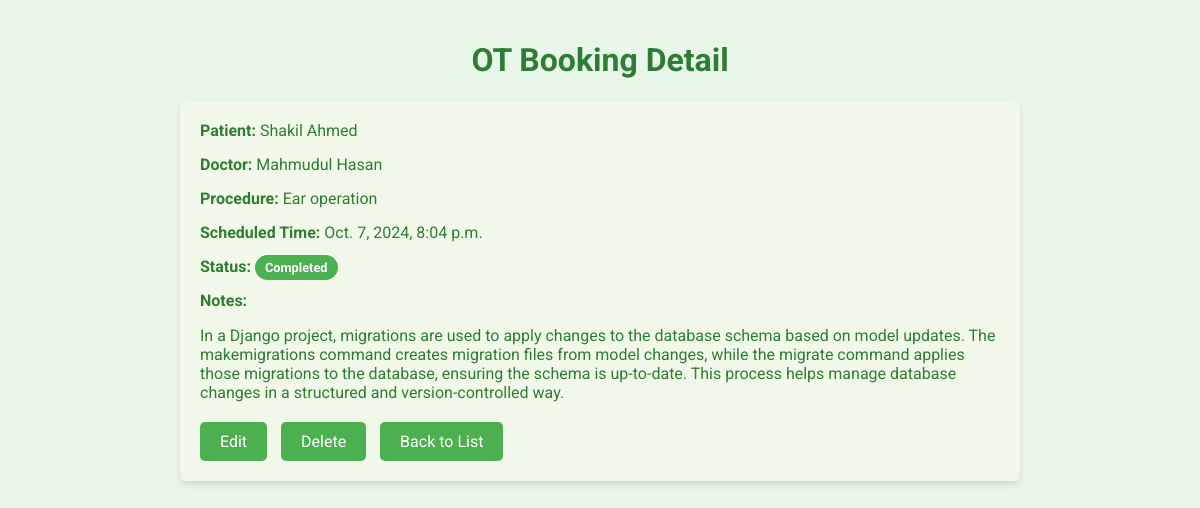
Screenshot of /ot-bookings/8/ (signed in) with the database file from the repository.
### hospital/models.py (models this page shows, shortened)
class OTBooking(models.Model):
    STATUS_CHOICES = [
        ('scheduled', 'Scheduled'),
        ('in_progress', 'In Progress'),
        ('completed', 'Completed'),
        ('cancelled', 'Cancelled'),
    ]
    patient = models.ForeignKey(Patient, on_delete=models.CASCADE)
    doctor = models.ForeignKey(Doctor, on_delete=models.CASCADE)
    scheduled_time = models.DateTimeField()
    end_time = models.DateTimeField(null=True, blank=True)
    procedure = models.CharField(max_length=200)
    status = models.CharField(max_length=20, choices=STATUS_CHOICES, default='scheduled')
    notes = models.TextField(blank=True)

class Patient(models.Model):
    PATIENT_TYPES = [
        ('indoor', 'Indoor'),
        ('outdoor', 'Outdoor'),
    ]
    name = models.CharField(max_length=200, null=True, blank=True)
    date_of_birth = models.DateField(null=True, blank=True)
    gender = models.CharField(max_length=10, null=True, blank=True,
                    choices=[('M', 'Male'), ('F', 'Female'), ('O', 'Other')])
    phone_number = models.CharField(max_length=15, null=True, blank=True)
    email = models.EmailField(null=True, blank=True)
    address = models.TextField(null=True, blank=True)
    photo = models.ImageField(upload_to='patient_photos/', null=True, blank=True)
    patient_type = models.CharField(max_length=7,
                                    choices=PATIENT_TYPES, default='outdoor')
    is_admitted = models.BooleanField(default=False)
    admission_date = models.DateTimeField(null=True, blank=True)
    discharge_date = models.DateTimeField(null=True, blank=True)
    bed = models.OneToOneField(Bed, on_delete=models.SET_NULL,
                               null=True, blank=True, related_name='current_patient')

class Doctor(models.Model):
    name = models.CharField(max_length=200)
    specialization = models.CharField(max_length=100, null=True, blank=True)
    phone_number = models.CharField(max_length=15, null=True, blank=True)
    photo = models.ImageField(upload_to='doctor_photos/', null=True, blank=True)

### hospital/views.py (the view)
# urls.py: path('ot-bookings/<int:pk>/', views.ot_booking_detail,
@login_required
def ot_booking_detail(request, pk):
    booking = get_object_or_404(OTBooking, pk=pk)
    return render(request, 'hospital/ot_booking_detail.html', {'booking': booking})

### hospital/templates/hospital/ot_booking_detail.html (shortened to what this page needs)
<!DOCTYPE html>
<html lang="en">
<head>
</head>
<body>
    <h1>OT Booking Detail</h1>
    <div class="container">
        <div class="detail-row">
            <span class="detail-label">Patient:</span> {{ booking.patient.name }}
        </div>
        <div class="detail-row">
            <span class="detail-label">Doctor:</span> {{ booking.doctor.name }}
        </div>
        <div class="detail-row">
            <span class="detail-label">Procedure:</span> {{ booking.procedure }}
        </div>
        <div class="detail-row">
            <span class="detail-label">Scheduled Time:</span> {{ booking.scheduled_time }}
        </div>
        <div class="detail-row">
            <span class="detail-label">Status:</span>
            <span class="status-badge">
                {{ booking.get_status_display }}
            </span>
        </div>
        <div class="detail-row">
            <span class="detail-label">Notes:</span>
            <p>{{ booking.notes|linebreaks }}</p>
        </div>
        <div class="action-links">
            <a href="{% url 'ot_booking_update' booking.pk %}">Edit</a>
            <a href="{% url 'ot_booking_delete' booking.pk %}">Delete</a>
            <a href="{% url 'ot_booking_list' %}">Back to List</a>
        </div>
    </div>
</body>
</html>

### hospital/templates/hospital/ot_booking_detail.html (style rules this page uses)
body { font-family: 'Roboto', sans-serif; background-color: #e8f5e9; margin: 0; padding: 20px; color: #2e7d32; }
h1 { color: #2e7d32; text-align: center; }
.container { max-width: 800px; margin: 0 auto; background-color: #f1f8e9; padding: 20px; border-radius: 5px; box-shadow: 0 4px 6px rgba(0, 0, 0, 0.1); }
.detail-row { margin-bottom: 15px; }
.detail-label { font-weight: bold; color: #2e7d32; }
.status-badge { padding: 5px 10px; border-radius: 20px; font-size: 0.8em; font-weight: bold; color: #fff; background-color: #4CAF50; }
.action-links { margin-top: 20px; }
.action-links a { display: inline-block; margin-right: 10px; padding: 10px 20px; background-color: #4CAF50; color: white; text-decoration: none; border-radius: 5px; }

### rows the page displays
OTBooking: patient.name "Shakil Ahmed", doctor.name "Mahmudul Hasan", procedure "Ear operation", scheduled_time "Oct. 7, 2024, 8:04 p.m.", status "Completed", notes "In a Django project, migrations are used to apply changes to the database schema based on model updates. The makemigrations command creates migration files from model changes, while the migrate command applies those migrations to the database, ensuring the schema is up-to-date. This process helps manage database changes in a structured and version-controlled way."
